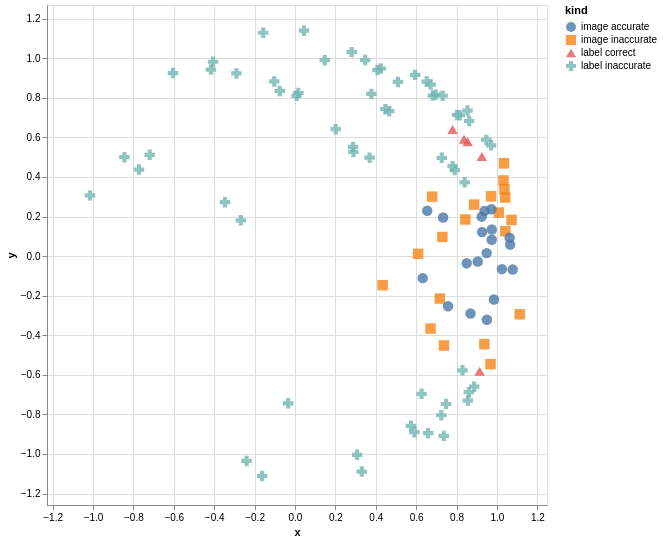

The code cell stored with this chart in its notebook:
### Code cell
classes = sorted(meta["class"].unique())
pick = alt.selection_point(
    fields=["class"],
    value=[{"class": classes[0]}],                  # initial selection
    bind=alt.binding_select(options=classes, name="Class: "),
)
pad = 0.1
xdom = [meta["x"].min() - pad, meta["x"].max() + pad]
ydom = [meta["y"].min() - pad, meta["y"].max() + pad]
alt.Chart(meta).mark_point(filled=True, size=110, opacity=0.8).encode(
    x=alt.X("x:Q", scale=alt.Scale(domain=xdom)),
    y=alt.Y("y:Q", scale=alt.Scale(domain=ydom)),
    color="kind:N",
    shape="kind:N",
    tooltip=["kind", "class", "label", "image_id"],
    ).add_params(pick).transform_filter(pick).properties(width=500, height=500)

### Figure 1 — Vega specification as saved in the notebook (floating-point values rounded to 4 significant figures; data arrays with more than 128 entries replaced by an {"elided": "..."} marker saying what was removed)
{"$schema": "https://vega.github.io/schema/vega/v6.json", "data": [{"name": "_server_source_0", "values": {"elided": "573 records"}}, {"name": "param_3a86215c814f54e2_store", "values": [{"unit": "", "fields": [{"type": "E", "field": "class"}], "values": ["beetle"]}]}, {"name": "source_0", "source": "_server_source_0", "transform": [{"type": "filter", "expr": "!length(data(\"param_3a86215c814f54e2_store\")) || vlSelectionTest(\"param_3a86215c814f54e2_store\", datum)"}, {"type": "filter", "expr": "isValid(datum[\"x\"]) && isFinite(+datum[\"x\"]) && isValid(datum[\"y\"]) && isFinite(+datum[\"y\"])"}, {"type": "project", "fields": ["class", "image_id", "kind", "label", "x", "y"]}]}, {"name": "source_0_color_domain_kind", "source": "source_0", "transform": [{"type": "aggregate", "groupby": ["kind"], "fields": [], "ops": [], "as": []}, {"type": "formula", "expr": "datum['kind']", "as": "sort_field"}, {"type": "project", "fields": ["kind"]}]}, {"name": "source_0_shape_domain_kind", "source": "source_0", "transform": [{"type": "aggregate", "groupby": ["kind"], "fields": [], "ops": [], "as": []}, {"type": "formula", "expr": "datum['kind']", "as": "sort_field"}, {"type": "project", "fields": ["kind"]}]}], "signals": [{"name": "unit", "value": {}, "on": [{"events": "pointermove", "update": "isTuple(group()) ? group() : unit"}]}, {"name": "param_3a86215c814f54e2_class", "init": "\"beetle\"", "bind": {"input": "select", "options": ["beetle", "cockroach", "dolphin", "flatfish", "ray", "whale"], "name": "Class: "}}, {"name": "param_3a86215c814f54e2", "update": "vlSelectionResolve(\"param_3a86215c814f54e2_store\", \"union\", true, true)"}, {"name": "param_3a86215c814f54e2_tuple", "update": "param_3a86215c814f54e2_class !== null ? {fields: param_3a86215c814f54e2_tuple_fields, values: [param_3a86215c814f54e2_class]} : null"}, {"name": "param_3a86215c814f54e2_tuple_fields", "value": [{"type": "E", "field": "class"}]}, {"name": "param_3a86215c814f54e2_modify", "on": [{"events": {"signal": "param_3a86215c814f54e2_tuple"}, "update": "modify(\"param_3a86215c814f54e2_store\", param_3a86215c814f54e2_tuple, true)"}]}], "marks": [{"type": "symbol", "name": "marks", "from": {"data": "source_0"}, "encode": {"update": {"y": {"field": "y", "scale": "y"}, "opacity": {"value": 0.8}, "tooltip": {"signal": "{\"kind\": isValid(datum[\"kind\"]) ? isArray(datum[\"kind\"]) ? join(datum[\"kind\"], '\\n') : datum[\"kind\"] : \"\"+datum[\"kind\"], \"class\": isValid(datum[\"class\"]) ? isArray(datum[\"class\"]) ? join(datum[\"class\"], '\\n') : datum[\"class\"] : \"\"+datum[\"class\"], \"label\": isValid(datum[\"label\"]) ? isArray(datum[\"label\"]) ? join(datum[\"label\"], '\\n') : datum[\"label\"] : \"\"+datum[\"label\"], \"image_id\": format(datum[\"image_id\"], \"\")}"}, "fill": {"field": "kind", "scale": "color"}, "shape": {"field": "kind", "scale": "shape"}, "size": {"value": 110}, "x": {"field": "x", "scale": "x"}}}, "style": ["point"], "interactive": true}], "scales": [{"name": "x", "type": "linear", "domain": [-1.228, 1.248], "range": [0, {"signal": "width"}], "zero": true}, {"name": "y", "type": "linear", "domain": [-1.258, 1.269], "range": [{"signal": "height"}, 0], "zero": true}, {"name": "color", "type": "ordinal", "domain": {"data": "source_0_color_domain_kind", "field": "kind", "sort": true}, "range": "category"}, {"name": "shape", "type": "ordinal", "domain": {"data": "source_0_shape_domain_kind", "field": "kind", "sort": true}, "range": "symbol"}], "axes": [{"scale": "x", "grid": true, "tickCount": {"signal": "ceil(width/40)"}, "maxExtent": 0, "labels": false, "orient": "bottom", "gridScale": "y", "aria": false, "domain": false, "minExtent": 0, "ticks": false, "zindex": 0}, {"scale": "y", "orient": "left", "tickCount": {"signal": "ceil(height/40)"}, "zindex": 0, "aria": false, "domain": false, "maxExtent": 0, "minExtent": 0, "gridScale": "x", "grid": true, "labels": false, "ticks": false}, {"scale": "x", "title": "x", "labelOverlap": true, "zindex": 0, "labelFlush": true, "orient": "bottom", "tickCount": {"signal": "ceil(width/40)"}, "grid": false}, {"scale": "y", "zindex": 0, "title": "y", "tickCount": {"signal": "ceil(height/40)"}, "grid": false, "labelOverlap": true, "orient": "left"}], "height": 500, "style": "cell", "legends": [{"fill": "color", "symbolType": "circle", "title": "kind", "encode": {"symbols": {"update": {"opacity": {"value": 0.8}}}}, "shape": "shape"}], "width": 500, "background": "white", "padding": 5}
